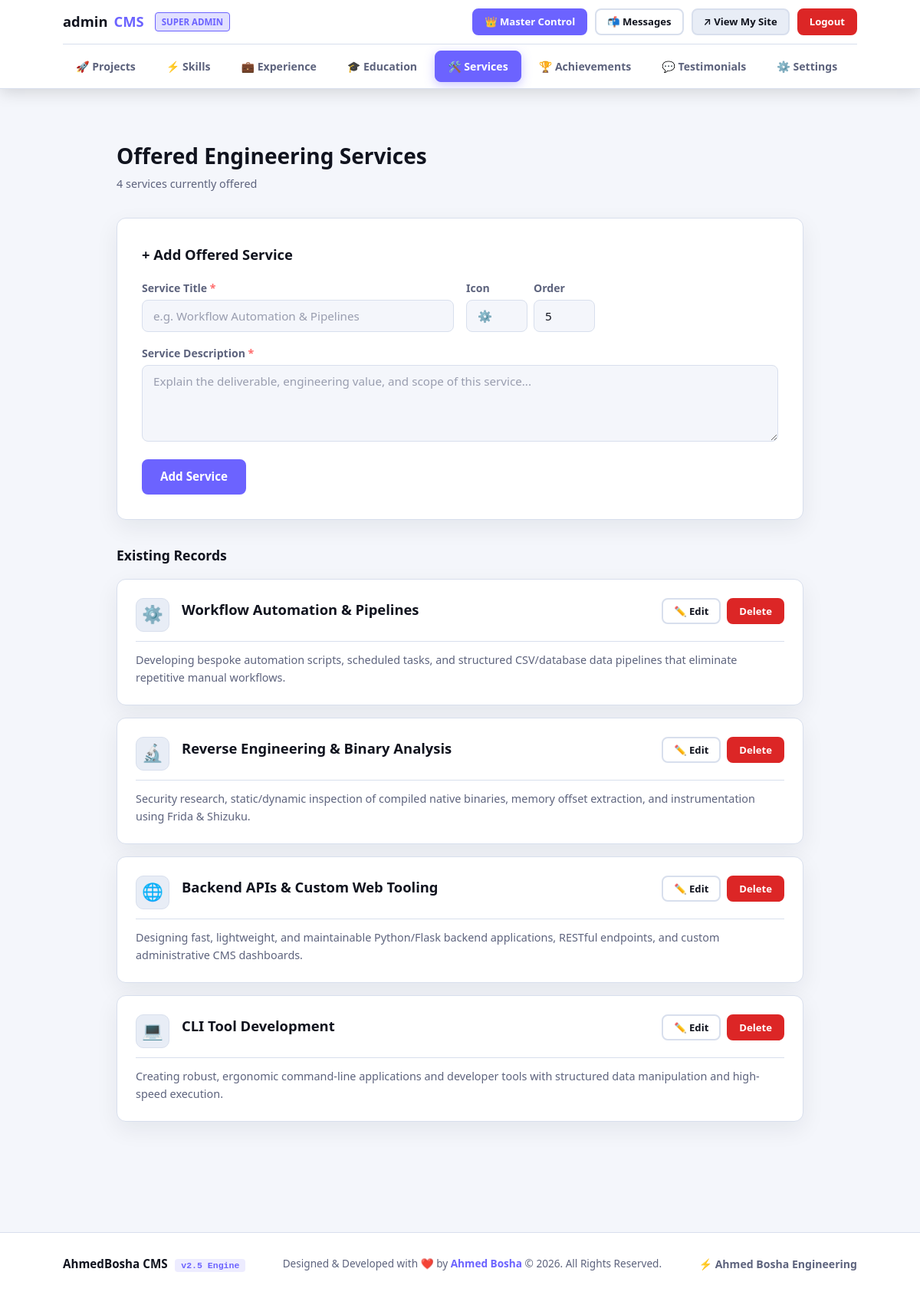
Page /admin/services (signed in) on the committed database.
### tables this page shows
CREATE TABLE "site_settings" (
                id              INTEGER PRIMARY KEY AUTOINCREMENT,
                user_id         INTEGER DEFAULT 1,
                name            TEXT    DEFAULT 'Ahmed Bosha',
                logo_text       TEXT    DEFAULT 'AhmedBosha',
                site_title      TEXT    DEFAULT 'Ahmed Bosha — Engineering & Software Portfolio',
                greeting        TEXT    DEFAULT 'Hi, I''m',
                tagline         TEXT    DEFAULT 'Engineering Student & Software Developer',
                typing_texts    TEXT    DEFAULT 'Engineering Student,Software Developer,Problem Solver,Automation Enthusiast',
                bio             TEXT    DEFAULT 'Class of 2029. Passionate about automation, system analysis, and reverse engineering. I build tools that turn complex workflows into clean, efficient solutions.',
                footer_text     TEXT    DEFAULT '© 2026 Ahmed Bosha',
                profile_photo   TEXT,
                email           TEXT    DEFAULT 'ahmedbosha2566@gmail.com',
                github_url      TEXT    DEFAULT 'https://github.com/AhmedBosha',
                linkedin_url    TEXT,
                twitter_url     TEXT,
                resume_url      TEXT,
                color_primary   TEXT    DEFAULT '#6c63ff',
                color_accent    TEXT    DEFAULT '#ff6b6b',
                color_bg        TEXT    DEFAULT '#0c0c12',
                color_surface   TEXT    DEFAULT '#161622',
                color_text      TEXT    DEFAULT '#f0f0f8',
                admin_user      TEXT    DEFAULT 'admin',
                admin_pass_hash TEXT,
                theme_name      TEXT    DEFAULT 'default'
            );

CREATE TABLE services (
            id          INTEGER PRIMARY KEY AUTOINCREMENT,
            title       TEXT    NOT NULL,
            description TEXT    NOT NULL,
            icon        TEXT    DEFAULT '⚙️',
            sort_order  INTEGER DEFAULT 0
        , user_id INTEGER DEFAULT 1);

### app.py (the view)
@app.route("/admin/services")
@login_required
def admin_services():
    user_id = session.get("user_id", 1)
    db = get_db()
    items = db.execute("SELECT * FROM services WHERE user_id = ? ORDER BY sort_order ASC, id ASC", (user_id,)).fetchall()
    return render_template("admin/services.html", services_list=items)

### app.py (called while the page is built)
def get_db():
    if "db" not in g:
        g.db = sqlite3.connect(DATABASE, timeout=15.0)
        g.db.row_factory = sqlite3.Row
        g.db.execute("PRAGMA foreign_keys = ON")
        try:
            g.db.execute("PRAGMA journal_mode = WAL")
            g.db.execute("PRAGMA busy_timeout = 5000")
        except Exception:
            pass
    return g.db

def get_settings(user_id=None, db=None):
    if db is None:
        db = get_db()
    if user_id is None:
        user_id = session.get("user_id", 1)
    s = db.execute("SELECT * FROM site_settings WHERE user_id = ?", (user_id,)).fetchone()
    if not s:
        s = db.execute("SELECT * FROM site_settings WHERE user_id = 1 OR id = 1").fetchone()
    return s

@app.context_processor
def inject_globals():
    try:
        user_id = session.get("user_id", 1)
        db = get_db()
        settings = get_settings(user_id=user_id, db=db)
        master_settings = get_settings(user_id=1, db=db)
        unread = db.execute(
            "SELECT COUNT(*) FROM messages WHERE user_id = ? AND is_read = 0", (user_id,)
        ).fetchone()[0]
    except Exception:
        settings = None
        master_settings = None
        unread = 0
    return dict(settings=settings, master_settings=master_settings, unread_count=unread)

def login_required(view):
    @functools.wraps(view)
    def wrapped(**kwargs):
        if not session.get("user_id") and not session.get("admin_logged_in"):
            flash("Please log in to access the dashboard.", "warning")
            return redirect(url_for("admin_login"))
        return view(**kwargs)
    return wrapped

### templates/admin/services.html (shortened to what this page needs)
{% extends "base.html" %}
{% block body %}
{% set active_tab = 'services' %}
{% include "admin/nav.html" %}
<main class="admin-main">
    <div class="container" style="max-width:960px;">
        <div class="admin-header">
            <div>
                <h1 class="admin-header__title">Offered Engineering Services</h1>
                <p class="admin-header__subtitle">{{ services_list | length }} service{{ 's' if services_list | length != 1 }} currently offered</p>
            </div>
        </div>
        <div class="form-card" style="margin-bottom: var(--space-lg);">
            <h3 style="margin-bottom: var(--space-md); font-size: 1.15rem; font-weight: 700;">+ Add Offered Service</h3>
            <form method="POST" action="{{ url_for('admin_add_service') }}">
                <div class="form-row">
                    <div class="form-group" style="flex: 2;">
                        <label class="form-label" for="srv_title">Service Title <span class="required">*</span></label>
                        <input class="form-input" type="text" id="srv_title" name="title" placeholder="e.g. Workflow Automation &amp; Pipelines" required>
                    </div>
                    <div class="form-group" style="display: grid; grid-template-columns: 80px 80px; gap: 8px;">
                        <div>
                            <label class="form-label" for="srv_icon">Icon</label>
                            <input class="form-input" type="text" id="srv_icon" name="icon" value="⚙️" placeholder="⚙️">
                        </div>
                        <div>
                            <label class="form-label" for="srv_ord">Order</label>
                            <input class="form-input" type="number" id="srv_ord" name="sort_order" value="{{ (services_list | length) + 1 }}">
                        </div>
                    </div>
                </div>
                <div class="form-group">
                    <label class="form-label" for="srv_desc">Service Description <span class="required">*</span></label>
                    <textarea class="form-input form-textarea" id="srv_desc" name="description" rows="3" placeholder="Explain the deliverable, engineering value, and scope of this service..." required></textarea>
                </div>
                <button type="submit" class="btn btn--primary">Add Service</button>
            </form>
        </div>
        {% if services_list %}
            <h3 style="margin-bottom: var(--space-md); font-size: 1.1rem; font-weight: 700;">Existing Records</h3>
            {% for srv in services_list %}
            <div class="admin-item-card" id="card-srv-{{ srv.id }}">
                <div class="admin-item-card__header">
                    <div class="admin-item-card__info">
                        <div class="admin-item-card__icon">{{ srv.icon or '⚙️' }}</div>
                        <div>
                            <h4 class="admin-item-card__title">{{ srv.title }}</h4>
                        </div>
                    </div>
                    <div class="admin-item-card__actions">
                        <button type="button" class="btn btn--sm btn--outline" onclick="toggleEdit('edit-srv-{{ srv.id }}')">
                            ✏️ Edit
                        </button>
                        <form method="POST" action="{{ url_for('admin_delete_service', item_id=srv.id) }}"
                              style="display:inline;" onsubmit="return confirm('Delete this service?');">
                            <button type="submit" class="btn btn--sm btn--danger">Delete</button>
                        </form>
                    </div>
                </div>
                <p class="admin-item-card__desc">{{ srv.description }}</p>
            </div>
            {% endfor %}
        {% else %}
        <div class="empty-state">
            <p>No offered services added yet. Define what services you provide above!</p>
        </div>
        {% endif %}
    </div>
</main>
{% include "admin/footer.html" %}
{% endblock %}

### templates/admin/nav.html (shortened to what this page needs)
<nav class="admin-nav">
    <div class="container">
        <div class="admin-nav__top">
            <a href="{{ url_for('admin_dashboard') }}" class="admin-nav__logo">
                {{ session.get('username', 'Portfolio') }}<span class="accent">CMS</span>
                {% if session.get('role') == 'admin' %}
                <span style="font-size: 0.72rem; font-weight: 700; padding: 2px 8px; border-radius: 4px; background: rgba(108, 99, 255, 0.2); color: var(--clr-primary); border: 1px solid var(--clr-primary); margin-left: 6px;">SUPER ADMIN</span>
                {% endif %}
            </a>
            <div class="admin-nav__top-actions">
                {% if session.get('role') == 'admin' %}
                <a href="{{ url_for('super_admin_dashboard') }}" class="btn btn--sm btn--primary">
                    👑 Master Control
                </a>
                {% endif %}
                <a href="{{ url_for('admin_messages') }}" class="btn btn--sm {% if active_tab == 'messages' %}btn--primary{% else %}btn--outline{% endif %}">
                    📬 Messages{% if unread_count %}<span class="badge">{{ unread_count }}</span>{% endif %}
                </a>
                <a href="{% if session.get('username') and session.get('username') != 'admin' %}{{ url_for('user_portfolio', username=session.get('username')) }}{% else %}{{ url_for('index') }}{% endif %}" target="_blank" rel="noopener" class="btn btn--sm btn--dark" title="View Public Portfolio">
                    ↗ View My Site
                </a>
                <a href="{{ url_for('admin_logout') }}" class="btn btn--sm btn--danger" title="Logout">
                    Logout
                </a>
            </div>
        </div>
        <div class="admin-tabs">
            <a href="{{ url_for('admin_dashboard') }}" class="admin-tab {% if active_tab == 'projects' %}active{% endif %}">
                🚀 Projects
            </a>
            <a href="{{ url_for('admin_skills') }}" class="admin-tab {% if active_tab == 'skills' %}active{% endif %}">
                ⚡ Skills
            </a>
            <a href="{{ url_for('admin_experience') }}" class="admin-tab {% if active_tab == 'experience' %}active{% endif %}">
                💼 Experience
            </a>
            <a href="{{ url_for('admin_education') }}" class="admin-tab {% if active_tab == 'education' %}active{% endif %}">
                🎓 Education
            </a>
            <a href="{{ url_for('admin_services') }}" class="admin-tab {% if active_tab == 'services' %}active{% endif %}">
                🛠️ Services
            </a>
            <a href="{{ url_for('admin_achievements') }}" class="admin-tab {% if active_tab == 'achievements' %}active{% endif %}">
                🏆 Achievements
            </a>
            <a href="{{ url_for('admin_testimonials') }}" class="admin-tab {% if active_tab == 'testimonials' %}active{% endif %}">
                💬 Testimonials
            </a>
            <a href="{{ url_for('admin_settings') }}" class="admin-tab {% if active_tab == 'settings' %}active{% endif %}">
                ⚙️ Settings
            </a>
            <a href="{{ url_for('admin_profile') }}" class="admin-tab {% if active_tab == 'profile' %}active{% endif %}">
            </a>
        </div>
    </div>
</nav>

### rows in the picture
site_settings: get "admin"
services: icon "⚙️", title "Workflow Automation & Pipelines", description "Developing bespoke automation scripts, scheduled tasks, and structured CSV/database data pipelines that eliminate repetitive manual workflows."
services: icon "🔬", title "Reverse Engineering & Binary Analysis", description "Security research, static/dynamic inspection of compiled native binaries, memory offset extraction, and instrumentation using Frida & Shizuku."
services: icon "🌐", title "Backend APIs & Custom Web Tooling", description "Designing fast, lightweight, and maintainable Python/Flask backend applications, RESTful endpoints, and custom administrative CMS dashboards."
services: icon "💻", title "CLI Tool Development", description "Creating robust, ergonomic command-line applications and developer tools with structured data manipulation and high-speed execution."

### other values in the picture
{{ services_list | length }} "4"
{{ 's' if services_list | length != 1 }} "s"
